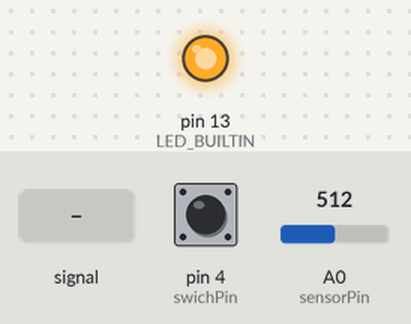
A sketch run on a simulated Arduino Leonardo, built with avr-gcc and run on an emulated ATmega32U4. On the bench: output pins drawn as LEDs (lit = HIGH). Inputs (shaded band) come from the test bench; at power-on: A0 (sensorPin) = 512, pin 4 (swichPin) HIGH. USB keyboard and mouse output is not drawn.

Above: at 1.2 s.
1.3 s: A0 (sensorPin) fed a 200 Hz sine of ±255 counts around its level
4.3 s: A0 (sensorPin) set to 710
5.8 s: pin 4 (swichPin) pulled LOW for 3.2 s
At 6.9 s:
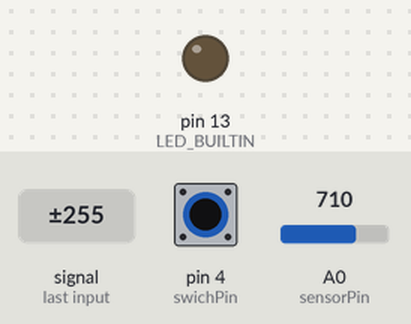
Timing chart, 0 to 10.5 s (numbered marks = the images above; inputs shaded):
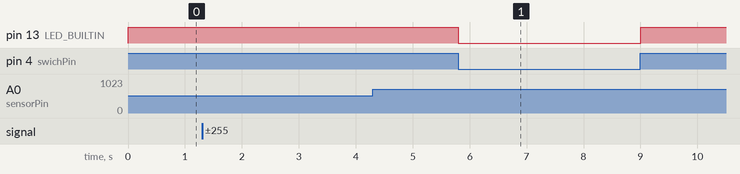

The sketch:

to_visual_sketch.ino
```cpp
#include "Keyboard.h"

const int swichPin = 4;
const int sensorPin = 0;

const int KEY_FIRST = 65; // A

unsigned long startTime;
unsigned long showTime;
unsigned long hideTime;

const int THRESHOLD = 700;

// machine states
const int CALIBRATE = 0;
const int LISTEN_SHOW = 1;
const int LISTEN_HIDE = 2;
unsigned int state = CALIBRATE;

void setup() {
  pinMode(sensorPin, INPUT);
  pinMode(swichPin, INPUT);
  pinMode(LED_BUILTIN, OUTPUT);

  Keyboard.begin();
}

/*
 * Apparently screens change intensity quite a lot when they are lit
 * This is what we've found represents a reliable change in read.
 * It takes about 1.5ms to run, but this is a price we must accept...
 */
int averageRead(){
  const int ROUNDS = 15;
  int sum = 0;
  for (int i = 0; i<ROUNDS;i++) sum += analogRead(sensorPin);
  return (int) sum / ROUNDS;
}

void slowPrint(char chr, int wait){
  Keyboard.press(chr);
  delay(wait);
  Keyboard.releaseAll();
  delay(wait);
}

void slowPrintLn(String str){
  const int lngth = str.length();
  for (int i=0; i <= lngth; i++){
    slowPrint(str[i], 5);
  }
  slowPrint('\n', 200);
}

void loop() {
  if (digitalRead(swichPin) == LOW) {
    state = CALIBRATE;
  } else {
    unsigned long now = micros();
    switch (state) {
      case CALIBRATE:
        Keyboard.write(KEY_FIRST);
        startTime = now;
        state = LISTEN_SHOW;
        break;
      case LISTEN_SHOW:
        if (averageRead() > THRESHOLD) {
          showTime = now;
          state = LISTEN_HIDE;
        }
        break;
      case LISTEN_HIDE:
        if (averageRead() < THRESHOLD) {
          hideTime = now;
          delay(200); // let the client bring up the input
          slowPrintLn(String(showTime - startTime) + ',' + String(hideTime - showTime));
          state = CALIBRATE;
        }
    }
  }

  digitalWrite(LED_BUILTIN, state == CALIBRATE ? LOW : HIGH);
}
```

Measured:
- after the input at 5.8 s, pin 13 (LED_BUILTIN): HIGH → LOW at once, → HIGH 3.2 s later
